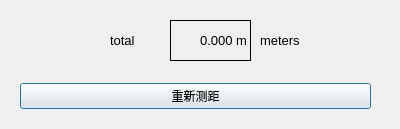
<?xml version="1.0" encoding="UTF-8"?>
<ui version="4.0">
 <class>QgsMeasureDialog</class>
 <widget class="QDialog" name="QgsMeasureDialog">
  <property name="geometry">
   <rect>
    <x>0</x>
    <y>0</y>
    <width>400</width>
    <height>129</height>
   </rect>
  </property>
  <property name="sizePolicy">
   <sizepolicy hsizetype="Fixed" vsizetype="Fixed">
    <horstretch>0</horstretch>
    <verstretch>0</verstretch>
   </sizepolicy>
  </property>
  <property name="windowTitle">
   <string>测距</string>
  </property>
  <widget class="QWidget" name="layoutWidget">
   <property name="geometry">
    <rect>
     <x>20</x>
     <y>80</y>
     <width>351</width>
     <height>33</height>
    </rect>
   </property>
   <layout class="QHBoxLayout">
    <property name="spacing">
     <number>6</number>
    </property>
    <property name="margin">
     <number>0</number>
    </property>
    <item>
     <widget class="QPushButton" name="restartButton">
      <property name="text">
       <string>重新测距</string>
      </property>
     </widget>
    </item>
   </layout>
  </widget>
  <widget class="QLabel" name="label">
   <property name="geometry">
    <rect>
     <x>110</x>
     <y>20</y>
     <width>61</width>
     <height>41</height>
    </rect>
   </property>
   <property name="font">
    <font>
     <pointsize>10</pointsize>
    </font>
   </property>
   <property name="text">
    <string>total</string>
   </property>
  </widget>
  <widget class="QLabel" name="totalDist">
   <property name="geometry">
    <rect>
     <x>170</x>
     <y>20</y>
     <width>81</width>
     <height>41</height>
    </rect>
   </property>
   <property name="font">
    <font>
     <pointsize>10</pointsize>
    </font>
   </property>
   <property name="frameShape">
    <enum>QFrame::Panel</enum>
   </property>
   <property name="text">
    <string>0.000 m</string>
   </property>
   <property name="alignment">
    <set>Qt::AlignRight|Qt::AlignTrailing|Qt::AlignVCenter</set>
   </property>
  </widget>
  <widget class="QLabel" name="unit">
   <property name="geometry">
    <rect>
     <x>260</x>
     <y>20</y>
     <width>72</width>
     <height>41</height>
    </rect>
   </property>
   <property name="font">
    <font>
     <pointsize>10</pointsize>
    </font>
   </property>
   <property name="text">
    <string>meters</string>
   </property>
  </widget>
 </widget>
 <resources/>
 <connections/>
</ui>
